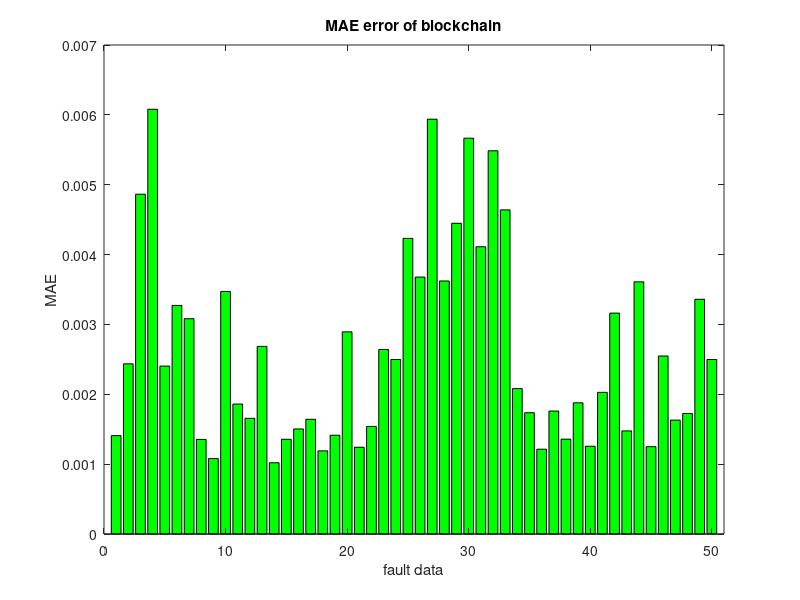
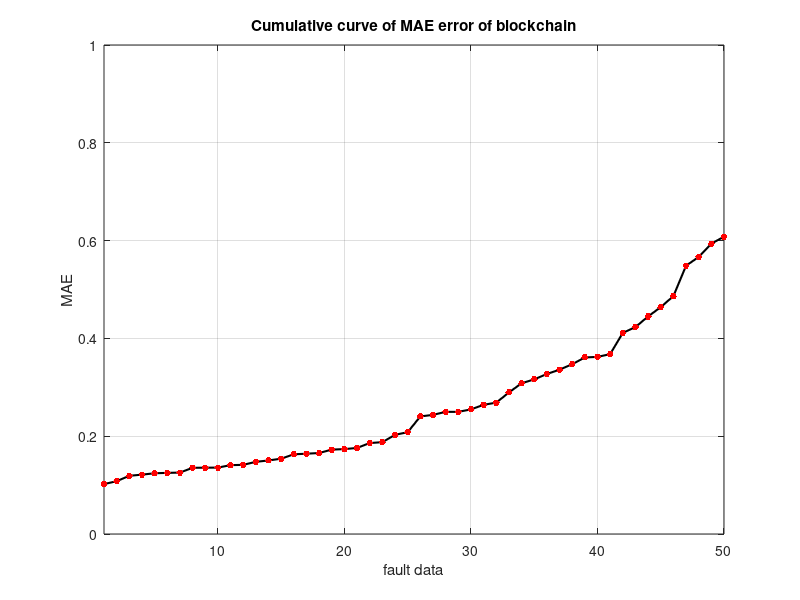
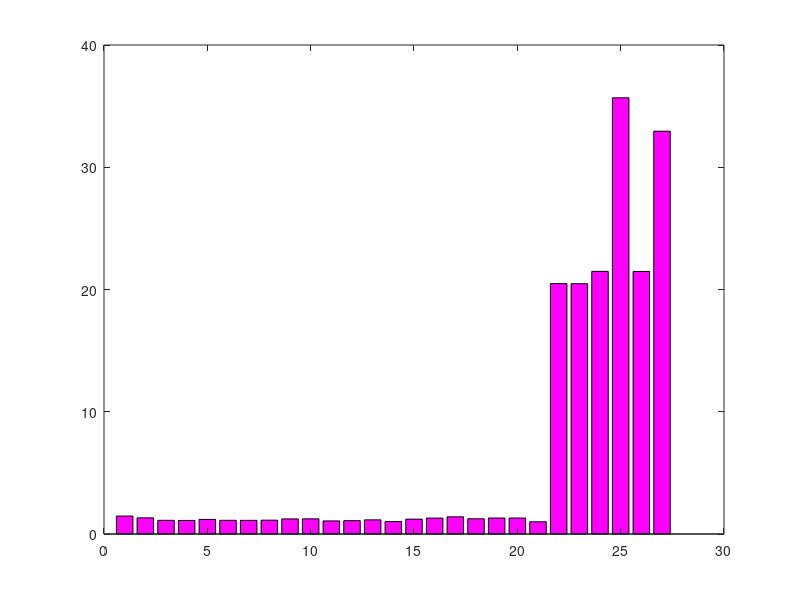

MATLAB code for these plots, in order: (Note: this script raises an error after producing the figures.)
clc
clear
close all
load Dataset

%% Finding the max rate
tic
[m,n]=size(R);
for i=1:m
  s(i,1)=max(R(i,:));
  [a,b]=find(R(i,:)==s(i,1));
end
%keyboard
%% Finding similiar webs according to Euclidan critria
% According to Equation 10
clc
for i=1:m
    for j=1:n
    if i==j
        d(i,j)=200;
    else
    d(i,j)=sum(sqrt((R(i,:)-R(j,:)).^2));
    end
    end
    nei1=find(d(i,:)==min(d(i,:)));
    disp('First neighbor of web')
    disp(i)
    disp('is web')
    disp(nei1)
    d(i,nei1)=2000;
    
    nei2=find(d(i,:)==min(d(i,:)));
    disp('Second neighbor of web')
    disp(i)
    disp('is web')
    disp(nei2)
    d(i,nei2)=2000;
    
    nei3=find(d(i,:)==min(d(i,:)));
    disp('Third neighbor of web')
    disp(i)
    disp('is web')
    disp(nei3)
    d(i,nei3)=2000;
    
    nei4=find(d(i,:)==min(d(i,:)));
    disp('Forth neighbor of web')
    disp(i)
    disp('is web')
    disp(nei4)
    d(i,nei4)=2000;
    
    nei5=find(d(i,:)==min(d(i,:)));
    disp('Fifth neighbor of web')
    disp(i)
    disp('is web')
    disp(nei5)
    d(i,nei4)=2000;
%     disp ************************
    
    nei6=find(d(i,:)==min(d(i,:)));
    d(i,nei6)=2000;
    
   nei7=find(d(i,:)==min(d(i,:)));
   d(i,nei7)=2000;
    
    %nei8=find(d(i,:)==min(d(i,:)));
    %d(i,nei8)=2000;
    
   % nei9=find(d(i,:)==min(d(i,:)));
    
    %d(i,nei9)=2000;
%     disp ************************
    neighbors(i,:)=[nei1(1,1) nei2(1,1) nei3(1,1) nei4(1,1) nei5(1,1) nei6(1,1) nei7(1,1)];% nei8(1,1) nei9(1,1)];
end
%keyboard

for i=1:m
    ravg(i,1)= mean(R(i,:));
end

for i=1:m
    for j=1:n
        t(i,j)=(R(i,j)-ravg(i,1));
    end
end

%% Finding predicted rating for all webs in collaborative filtering
% According to equation 11
s=[];
for i=1:m
    for k=2:m
        for j=1:n
     if i==k
         s(i,j)=0;
     else
         s(i,j)=((t(i,j)*t(k,j))/(sqrt(t(i,j)^2)*sqrt(t(k,j)^2)));
     end
     if s(i,j)==1
%         disp('The web number')
%         disp(i)
%         disp('is the similiar to web number')
%         disp(neighbors(mode(i,5),1))
%         disp('Prediction of the product number')
%         disp(j)
        p(i,j)=(ravg(i,1)+(sum(t(k,j))*s(i,j)/sum(s(i,j))));
        E(j,1)= abs(p(i,j)-R(k,j));
%         disp('_______________________________')
        %clear p
     end
       end
     ERROR(i,1)=(sum(E)/(2*n));
     end
  
end
%%
figure
bar(ERROR/100,'g')
xlim([0 51])
title('MAE error of blockchain')
xlabel 'fault data'
ylabel 'MAE'
% ylim([0 .1])
% Mean Absulote Error
% Accor to equation 12
%%
MAE=mean(ERROR)
AACC=100-MAE
%%
figure
plot(sort(ERROR),'.-k','LineWidth',1.5,...
'MarkerEdgeColor','r',...
'MarkerFaceColor','r',...
'MarkerSize',15)
hold on
axis ([1 50 0 1])
grid on
title('Cumulative curve of MAE error of blockchain')
xlabel 'fault data'
ylabel 'MAE'

%%
C=Rating(1:length(p));
for i=1:length(C)
    if C(i,1)<=3
    C(i,1)=1;
    else
        C(i,1)=2;
        end
end
%%
% ss=find(Class>0);
% Class(ss)=1;
% Class=Class+1;
% ss1=find(isnan(Class));
% Class(ss1)=1;

%%
FF=std(D);
FF1=find(FF<1);
for i=1:length(FF1)
FF(FF1(i))=FF(i)+1;
end
figure 
bar(FF,'m')
%%
G=round(0.7*length(D));
train=D(1:G,:);
trainClass=Class(1:G,:);
test=D(G+1:end,:);
testClass=Class(G+1:end,:);

%% 
% % [predictedLabels,confmat]=CNNN(D,Class);
% % %%
% % CNNtp=length(find(testClass==1))-1;CNNfp=1;
% % CNNfn=0;CNNtn=length(find(testClass==2));
% % %%
% % Classifier='NN';
% % figure
% % subplot(2,1,1)
% % rectangle('Position',[0 0 4 4])
% % hold on
% % rectangle('Position',[0 0 2 2],'FaceColor',[1 0.13 0.5 0.3],'EdgeColor','k','LineWidth',2)
% % hold on
% % rectangle('Position',[2 0 2 2],'FaceColor',[0.13 1 0.5 0.3],'EdgeColor','k','LineWidth',2)
% % hold on
% % rectangle('Position',[0 2 2 2],'FaceColor',[0.13 1 0.5 0.3],'EdgeColor','k','LineWidth',2)
% % hold on
% % rectangle('Position',[2 2 2 2],'FaceColor',[1 0.13 0.5 0.3],'EdgeColor','k','LineWidth',2)
% % hold on
% % xt = [0.7 2.7 0.7 2.7];
% % yt = [1 1 3 3];
% % str = {'FN= ','TN= ','TP= ','FP= '};
% % text(xt,yt,str)
% % hold on
% % xt = [1 3 1 3];
% % yt = [1 1 3 3];
% % str = {num2str(CNNfn),num2str(CNNtn),num2str(CNNtp),num2str(CNNfp)};
% % text(xt,yt,str)
% % axis off
% % title(['Confusion Matrix of ', Classifier])
% % text(1.5,-0.15,'Predicted Class')
% % text(-0.4,2,sprintf('True \nClass'))  
% % 
% % subplot(2,1,2)
% % 
% % rectangle('Position',[0 0 4 4])
% % hold on
% % rectangle('Position',[0 0 2 2],'FaceColor',[1 0.13 0.5 0.3],'EdgeColor','k','LineWidth',2)
% % hold on
% % rectangle('Position',[2 0 2 2],'FaceColor',[0.13 1 0.5 0.3],'EdgeColor','k','LineWidth',2)
% % hold on
% % rectangle('Position',[0 2 2 2],'FaceColor',[0.13 1 0.5 0.3],'EdgeColor','k','LineWidth',2)
% % hold on
% % rectangle('Position',[2 2 2 2],'FaceColor',[1 0.13 0.5 0.3],'EdgeColor','k','LineWidth',2)
% % hold on
% % xt = [0.7 2.7 0.7 2.7];
% % yt = [1 1 3 3];
% % str = {'FN= ','TN= ','TP= ','FP= '};
% % text(xt,yt,str)
% % hold on
% % xt = [1 3 1 3];
% % yt = [1 1 3 3];
% % str = {num2str(CNNfn/(CNNtn+CNNfn)),num2str(CNNtn/(CNNtn+CNNfn)),num2str(CNNtp/(CNNtp+CNNfp)),num2str(CNNfp/(CNNtp+CNNfp))};
% % text(xt,yt,str)
% % axis off
% % text(1.5,-0.15,'Predicted Class')
% % text(-0.4,2,sprintf('True \nClass'))  
% % 
% % %%
% % tp=0;tn=0;fp=0;fn=0;
% % for i=1:size(test,1)
% % if (predictedLabels(i,1)==1)
% %  if Class(i,1)==1
% % tp=tp+1;
% % else
% % fp=fp+1;
% % end
% % elseif (predictedLabels(i,1)==2)
% % if Class(i,1)==1
% % fn=fn+1;
% % else
% % tn=tn+1;
% % end
% % end
% % cnnntp(i,1)=tp;
% % cnnnfp(i,1)=fp;
% % cnnntn(i,1)=tn;
% % cnnnfn(i,1)=fn;
% % end
% % %%
% % for i=1:size(test,1)
% % cnnAccuracy(i,1)= (cnnntp(i,1)+cnnntn(i,1))/(cnnntp(i,1)+cnnntn(i,1)+cnnnfp(i,1)+cnnnfn(i,1));
% % cnnRecall(i,1)=cnnntp(i,1)/(cnnntp(i,1)+cnnnfn(i,1));
% % cnnPrecision(i,1)=cnnntp(i,1)/(cnnntp(i,1)+cnnnfp(i,1));
% % cnnFmeasure(i,1)=2/((1/cnnPrecision(i,1))+(1/cnnRecall(i,1)));
% % end
%%
knn=KNN(train,trainClass,test);
[KNNtp,KNNfp,KNNtn,KNNfn]=Confusion(knn,testClass,'K Nearest Neighbors');

%%
tp=0;tn=0;fp=0;fn=0;
for i=1:size(test,1)
if (knn(i,1)==1)
 if Class(i,1)==1
tp=tp+1;
else
fp=fp+2;
end
elseif (knn(i,1)==2)
if Class(i,1)==1
fn=fn+2;
else
tn=tn+1;
end
end
knntp(i,1)=tp;
knnfp(i,1)=fp;
knntn(i,1)=tn;
knnfn(i,1)=fn;
end
for i=1:size(test,1)
knnAccuracy(i,1)= (knntp(i,1)+knntn(i,1))/(knntp(i,1)+knntn(i,1)+knnfp(i,1)+knnfn(i,1));
knnRecall(i,1)=knntp(i,1)/(knntp(i,1)+knnfn(i,1));
knnPrecision(i,1)=knntp(i,1)/(knntp(i,1)+knnfp(i,1));
knnFmeasure(i,1)=2/((1/knnPrecision(i,1))+(1/knnRecall(i,1)));
end
%%
svm=DT(train,trainClass,test);
[svmtp,svmfp,svmtn,svmfn]=Confusion(svm,testClass,'Decision Tree');

for i=1:size(test,1)
if (svm(i,1)==1)
 if Class(i,1)==1
tp=tp+2;
else
fp=fp+1;
end
elseif (svm(i,1)==2)
if Class(i,1)==1
fn=fn+2;
else
tn=tn+1;
end
end
svmtp(i,1)=tp;
svmfp(i,1)=fp;
svmtn(i,1)=tn;
svmfn(i,1)=fn;
end
for i=1:size(test,1)
svmAccuracy(i,1)= (svmtp(i,1)+svmtn(i,1))/(svmtp(i,1)+svmtn(i,1)+svmfp(i,1)+svmfn(i,1));
svmRecall(i,1)=svmtp(i,1)/(svmtp(i,1)+svmfn(i,1));
svmPrecision(i,1)=svmtp(i,1)/(svmtp(i,1)+svmfp(i,1));
svmFmeasure(i,1)=2/((1/svmPrecision(i,1))+(1/svmRecall(i,1)));
end
%%
nb=NB(train,trainClass,test);
[nbtp,nbfp,nbtn,nbfn]=Confusion(nb,testClass,'Naive Bayesian');

for i=1:size(test,1)
if (nb(i,1)==1)
 if Class(i,1)==1
tp=tp+3;
else
fp=fp+1;
end
elseif (nb(i,1)==2)
if Class(i,1)==1
fn=fn+3;
else
tn=tn+1;
end
end
nbtp(i,1)=tp;
nbfp(i,1)=fp;
nbtn(i,1)=tn;
nbfn(i,1)=fn;
end
for i=1:size(test,1)
nbAccuracy(i,1)= (nbtp(i,1)+nbtn(i,1))/(nbtp(i,1)+nbtn(i,1)+nbfp(i,1)+nbfn(i,1));
nbRecall(i,1)=nbtp(i,1)/(nbtp(i,1)+nbfn(i,1));
nbPrecision(i,1)=nbtp(i,1)/(nbtp(i,1)+nbfp(i,1));
nbFmeasure(i,1)=2/((1/nbPrecision(i,1))+(1/nbRecall(i,1)));
end
%%
nn=NN(train,trainClass,test);
[nntp,nnfp,nntn,nnfn]=Confusion(nn,testClass,'Neural Networks')

for i=1:size(test,1)
if (nn(i,1)==1)
 if Class(i,1)==1
tp=tp+1;
else
fp=fp+2;
end
elseif (nn(i,1)==2)
if Class(i,1)==1
fn=fn+2;
else
tn=tn+1;
end
end
nntp(i,1)=tp;
nnfp(i,1)=fp;
nntn(i,1)=tn;
nnfn(i,1)=fn;
end
for i=1:size(test,1)
nnAccuracy(i,1)= (nntp(i,1)+nntn(i,1))/(nntp(i,1)+nntn(i,1)+nnfp(i,1)+nnfn(i,1));
nnRecall(i,1)=nntp(i,1)/(nntp(i,1)+nnfn(i,1));
nnPrecision(i,1)=nntp(i,1)/(nntp(i,1)+nnfp(i,1));
nnFmeasure(i,1)=2/((1/nnPrecision(i,1))+(1/nnRecall(i,1)));
end
%%
figure
% % plot(sort(cnnAccuracy(1:10:end)),'.-k','LineWidth',1.5,...
% % 'MarkerEdgeColor','g',...
% % 'MarkerFaceColor','g',...
% % 'MarkerSize',15)
% % hold on
plot(sort(knnAccuracy(1:10:end)),'.-k','LineWidth',1.5,...
'MarkerEdgeColor','b',...
'MarkerFaceColor','b',...
'MarkerSize',15)
hold on
plot(sort(svmAccuracy(1:10:end)),'.-k','LineWidth',1.5,...
'MarkerEdgeColor','r',...
'MarkerFaceColor','r',...
'MarkerSize',15)
hold on
plot(sort(nbAccuracy(1:10:end)),'.-k','LineWidth',1.5,...
'MarkerEdgeColor','c',...
'MarkerFaceColor','c',...
'MarkerSize',15)
hold on
plot(sort(nnAccuracy(1:10:end)),'.-k','LineWidth',1.5,...
'MarkerEdgeColor','m',...
'MarkerFaceColor','m',...
'MarkerSize',15)
hold off
title('Accuracy of test records using classifications')
xlabel('Test')
ylabel('Accuracy rate')
legend('KNN','DT','NB','NN', 'Location','SE')
axis tight
%%
figure
% % plot(sort(cnnRecall(1:10:end)),'.-k','LineWidth',1.5,...
% % 'MarkerEdgeColor','g',...
% % 'MarkerFaceColor','g',...
% % 'MarkerSize',15)
% % hold on
plot(sort(knnRecall(1:10:end)),'.-k','LineWidth',1.5,...
'MarkerEdgeColor','b',...
'MarkerFaceColor','b',...
'MarkerSize',15)
hold on
plot(sort(svmRecall(1:10:end)),'.-k','LineWidth',1.5,...
'MarkerEdgeColor','r',...
'MarkerFaceColor','r',...
'MarkerSize',15)
hold on
plot(sort(nbRecall(1:10:end)),'.-k','LineWidth',1.5,...
'MarkerEdgeColor','c',...
'MarkerFaceColor','c',...
'MarkerSize',15)
hold on
plot(sort(nnRecall(1:10:end)),'.-k','LineWidth',1.5,...
'MarkerEdgeColor','m',...
'MarkerFaceColor','m',...
'MarkerSize',15)
hold off
title('Recall of test records using classifications')
xlabel('Test')
ylabel('Recall rate')
legend('KNN','DT','NB','NN', 'Location','SE')
axis tight
%%
figure
% % plot(sort(cnnPrecision(1:10:end)),'.-k','LineWidth',1.5,...
% % 'MarkerEdgeColor','g',...
% % 'MarkerFaceColor','g',...
% % 'MarkerSize',15)
% % hold on
plot(sort(knnPrecision(1:10:end)),'.-k','LineWidth',1.5,...
'MarkerEdgeColor','b',...
'MarkerFaceColor','b',...
'MarkerSize',15)
hold on
plot(sort(svmPrecision(1:10:end)),'.-k','LineWidth',1.5,...
'MarkerEdgeColor','r',...
'MarkerFaceColor','r',...
'MarkerSize',15)
hold on
plot(sort(nbPrecision(1:10:end)),'.-k','LineWidth',1.5,...
'MarkerEdgeColor','c',...
'MarkerFaceColor','c',...
'MarkerSize',15)
hold on
plot(sort(nnPrecision(1:10:end)),'.-k','LineWidth',1.5,...
'MarkerEdgeColor','m',...
'MarkerFaceColor','m',...
'MarkerSize',15)
hold off
title('Precision of test records using classifications')
xlabel('Test')
ylabel('Precision rate')
legend('KNN','DT','NB','NN', 'Location','SE')
axis tight
%%
figure
% % plot(sort(cnnFmeasure(1:10:end)),'.-k','LineWidth',1.5,...
% % 'MarkerEdgeColor','g',...
% % 'MarkerFaceColor','g',...
% % 'MarkerSize',15)
% % hold on
plot(sort(knnFmeasure(1:10:end)),'.-k','LineWidth',1.5,...
'MarkerEdgeColor','b',...
'MarkerFaceColor','b',...
'MarkerSize',15)
hold on
plot(sort(svmFmeasure(1:10:end)),'.-k','LineWidth',1.5,...
'MarkerEdgeColor','r',...
'MarkerFaceColor','r',...
'MarkerSize',15)
hold on
plot(sort(nbFmeasure(1:10:end)),'.-k','LineWidth',1.5,...
'MarkerEdgeColor','c',...
'MarkerFaceColor','c',...
'MarkerSize',15)
hold on
plot(sort(nnFmeasure(1:10:end)),'.-k','LineWidth',1.5,...
'MarkerEdgeColor','m',...
'MarkerFaceColor','m',...
'MarkerSize',15)
hold off
title('F-measure of test records using classifications')
xlabel('Test')
ylabel('F-measure rate')
legend('KNN','DT','NB','NN', 'Location','SE')
axis tight
%%
BACC=[mean(knnAccuracy) mean(svmAccuracy) mean(nbAccuracy) mean(nnAccuracy)
mean(knnRecall) mean(svmRecall) mean(nbRecall) mean(nnRecall)
mean(knnPrecision) mean(svmPrecision) mean(nbPrecision) mean(nnPrecision)
mean(knnFmeasure) mean(svmFmeasure) mean(nbFmeasure) mean(nnFmeasure)];
%%
figure
bar(BACC(1,:),'g')
title ('Average accuracy of test records using classifications')

%%
figure1 = figure;

% Create axes
axes1 = axes('Parent',figure1);
hold(axes1,'on');

% Create bar
bar(BACC(1,:),'FaceColor',[0 1 0]);

% Create title
title('Average accuracy of test records using classifications');

box(axes1,'on');
% Set the remaining axes properties
set(axes1,'XTick',[1 2 3 4],'XTickLabel',{'KNN','DT','NB','NN'});
ylim([0.9,0.96])
%%
figure2 = figure;

% Create axes
axes1 = axes('Parent',figure2);
hold(axes1,'on');

% Create bar
bar(BACC(2,:),'FaceColor',[0 1 1]);

% Create title
title('Average recall of test records using classifications');

box(axes1,'on');
% Set the remaining axes properties
set(axes1,'XTick',[1 2 3 4],'XTickLabel',{'KNN','DT','NB','NN'});
ylim([0.9,0.97])
%%
figure3 = figure;

% Create axes
axes1 = axes('Parent',figure3);
hold(axes1,'on');

% Create bar
bar(BACC(3,:),'FaceColor',[1 0 0]);

% Create title
title('Average precision of test records using classifications');

box(axes1,'on');
% Set the remaining axes properties
set(axes1,'XTick',[1 2 3 4],'XTickLabel',{'KNN','DT','NB','NN'});
ylim([0.9,0.98])
%%
figure4 = figure;

% Create axes
axes1 = axes('Parent',figure4);
hold(axes1,'on');

% Create bar
bar(BACC(4,:),'FaceColor',[0 0 1]);

% Create title
title('Average f-measure of test records using classifications');

box(axes1,'on');
% Set the remaining axes properties
set(axes1,'XTick',[1 2 3 4],'XTickLabel',{'KNN','DT','NB','NN'});
ylim([0.9,0.98])